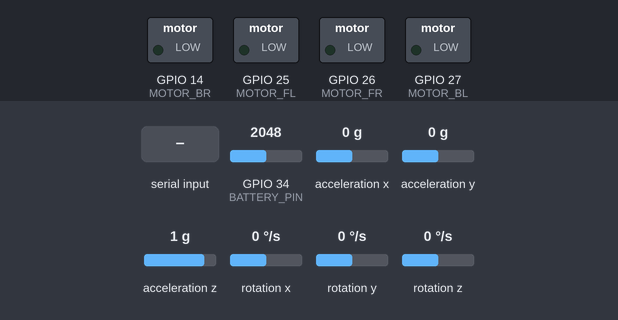
A sketch run on a simulated ESP32. Parts: switched loads named in the sketch (green lamp = pin HIGH). The test bench sets the inputs (shaded band); at power-on: GPIO 34 (BATTERY_PIN) = 2048, acceleration x 0 g, acceleration y 0 g, acceleration z 1 g, rotation x 0 °/s, rotation y 0 °/s, rotation z 0 °/s. What the sketch prints to the serial monitor is not drawn.

Above: at 1.2 s.
1.3 s: "START\n" received over Serial
At 2.5 s:
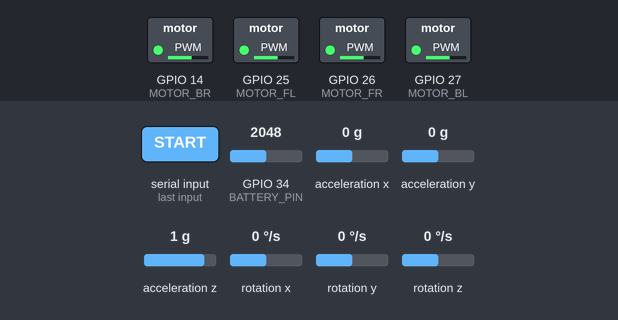
2.8 s: "FORWARD\n" received over Serial
At 3.6 s:
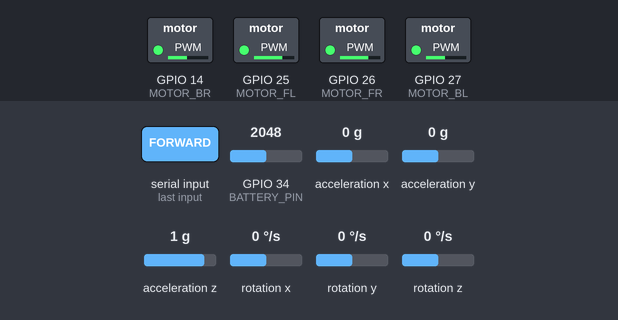
4.3 s: "BACKWARD\n" received over Serial
At 4.7 s:
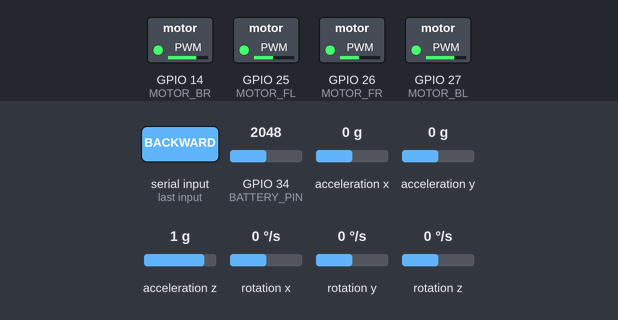
5.8 s: "LEFT\n" received over Serial
At 6.8 s:
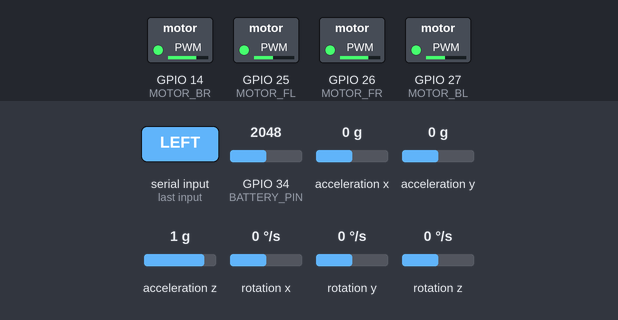
7.3 s: "RIGHT\n" received over Serial
At 7.9 s:
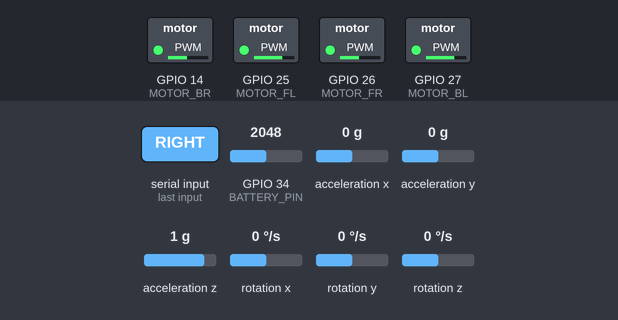
Timing chart, 0 to 9.9 s (numbered marks = the images above; inputs shaded):
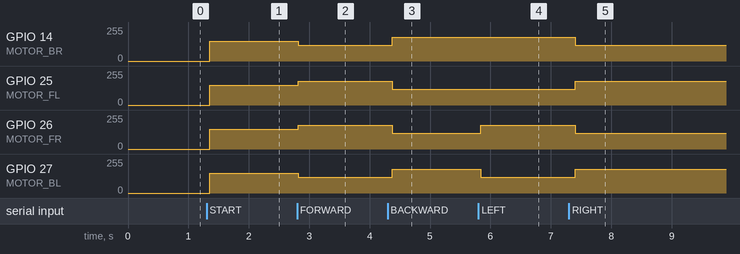

Measured:
- after the input at 1.3 s, GPIO 14 (MOTOR_BR), GPIO 25 (MOTOR_FL), GPIO 26 (MOTOR_FR), GPIO 27 (MOTOR_BL): 0/255 → 150/255 after 0.06 s
- after the input at 2.8 s, GPIO 14 (MOTOR_BR), GPIO 27 (MOTOR_BL): 150/255 → 120/255 at once; GPIO 25 (MOTOR_FL), GPIO 26 (MOTOR_FR): 150/255 → 180/255 at once
- after the input at 4.3 s, GPIO 14 (MOTOR_BR), GPIO 27 (MOTOR_BL): 120/255 → 180/255 after 0.08 s; GPIO 25 (MOTOR_FL), GPIO 26 (MOTOR_FR): 180/255 → 120/255 after 0.08 s
- after the input at 5.8 s, GPIO 26 (MOTOR_FR): 120/255 → 180/255 at once; GPIO 27 (MOTOR_BL): 180/255 → 120/255 at once
- after the input at 7.3 s, GPIO 14 (MOTOR_BR), GPIO 26 (MOTOR_FR): 180/255 → 120/255 after 0.10 s; GPIO 25 (MOTOR_FL), GPIO 27 (MOTOR_BL): 120/255 → 180/255 after 0.10 s

The sketch:

drone_control.ino
```cpp
/*
 * Drone Monitoring & Control System
 * ESP32 Backend Firmware
 *
 * Hardware: ESP32 + MPU6050
 * Communicates with the web interface over Serial / WebSocket.
 */

#include <Arduino.h>
#include <Wire.h>
#include <MPU6050.h>

// ── Pin Definitions ─────────────────────────────────────────────────────────
#define MOTOR_FL 25   // Front-Left  motor PWM pin
#define MOTOR_FR 26   // Front-Right motor PWM pin
#define MOTOR_BL 27   // Back-Left   motor PWM pin
#define MOTOR_BR 14   // Back-Right  motor PWM pin

// ── Constants ────────────────────────────────────────────────────────────────
#define SERIAL_BAUD      115200
#define LOOP_DELAY_MS    100
#define BATTERY_PIN      34    // Analog pin wired to battery voltage divider
#define BATTERY_MAX_MV   4200  // mV for fully charged LiPo cell

// ── Globals ──────────────────────────────────────────────────────────────────
MPU6050 mpu;
bool isFlying = false;

// ── Helper: read battery percentage ─────────────────────────────────────────
int readBatteryPercent() {
  int raw = analogRead(BATTERY_PIN);           // 0–4095 (12-bit ADC)
  int mv  = (raw * 3300) / 4095;              // Convert to mV (3.3 V ref)
  int pct = map(mv, 3000, BATTERY_MAX_MV, 0, 100);
  return constrain(pct, 0, 100);
}

// ── Helper: set all motors to a given speed (0–255) ──────────────────────────
void setMotors(int speed) {
  analogWrite(MOTOR_FL, speed);
  analogWrite(MOTOR_FR, speed);
  analogWrite(MOTOR_BL, speed);
  analogWrite(MOTOR_BR, speed);
}

// ── Helper: handle Serial command from web interface ─────────────────────────
void handleCommand(String cmd) {
  cmd.trim();
  if (cmd == "START") {
    isFlying = true;
    setMotors(150);
    Serial.println("STATUS:FLYING");
  } else if (cmd == "STOP") {
    isFlying = false;
    setMotors(0);
    Serial.println("STATUS:IDLE");
  } else if (cmd == "FORWARD") {
    analogWrite(MOTOR_FL, 180);
    analogWrite(MOTOR_FR, 180);
    analogWrite(MOTOR_BL, 120);
    analogWrite(MOTOR_BR, 120);
    Serial.println("CMD:FORWARD");
  } else if (cmd == "BACKWARD") {
    analogWrite(MOTOR_FL, 120);
    analogWrite(MOTOR_FR, 120);
    analogWrite(MOTOR_BL, 180);
    analogWrite(MOTOR_BR, 180);
    Serial.println("CMD:BACKWARD");
  } else if (cmd == "LEFT") {
    analogWrite(MOTOR_FL, 120);
    analogWrite(MOTOR_FR, 180);
    analogWrite(MOTOR_BL, 120);
    analogWrite(MOTOR_BR, 180);
    Serial.println("CMD:LEFT");
  } else if (cmd == "RIGHT") {
    analogWrite(MOTOR_FL, 180);
    analogWrite(MOTOR_FR, 120);
    analogWrite(MOTOR_BL, 180);
    analogWrite(MOTOR_BR, 120);
    Serial.println("CMD:RIGHT");
  } else {
    Serial.println("ERROR:UNKNOWN_COMMAND");
  }
}

// ── Setup ────────────────────────────────────────────────────────────────────
void setup() {
  Serial.begin(SERIAL_BAUD);

  // Motor pins
  pinMode(MOTOR_FL, OUTPUT);
  pinMode(MOTOR_FR, OUTPUT);
  pinMode(MOTOR_BL, OUTPUT);
  pinMode(MOTOR_BR, OUTPUT);

  // MPU6050
  Wire.begin();
  mpu.initialize();
  if (!mpu.testConnection()) {
    Serial.println("ERROR:MPU6050_NOT_FOUND");
  } else {
    Serial.println("INFO:MPU6050_OK");
  }

  Serial.println("INFO:SYSTEM_READY");
}

// ── Main Loop ─────────────────────────────────────────────────────────────────
void loop() {
  // Handle incoming commands from the web interface
  if (Serial.available()) {
    String cmd = Serial.readStringUntil('\n');
    handleCommand(cmd);
  }

  // Periodically send telemetry to the web interface
  int16_t ax, ay, az, gx, gy, gz;
  mpu.getMotion6(&ax, &ay, &az, &gx, &gy, &gz);
  int battery = readBatteryPercent();

  Serial.print("TELEMETRY:");
  Serial.print("ax="); Serial.print(ax); Serial.print(",");
  Serial.print("ay="); Serial.print(ay); Serial.print(",");
  Serial.print("az="); Serial.print(az); Serial.print(",");
  Serial.print("battery="); Serial.println(battery);

  // Basic intrusion detection: sudden spike in any axis
  if (abs(ax) > 15000 || abs(ay) > 15000 || abs(az) > 15000) {
    Serial.println("ALERT:INTRUSION_DETECTED");
  }

  delay(LOOP_DELAY_MS);
}
```
